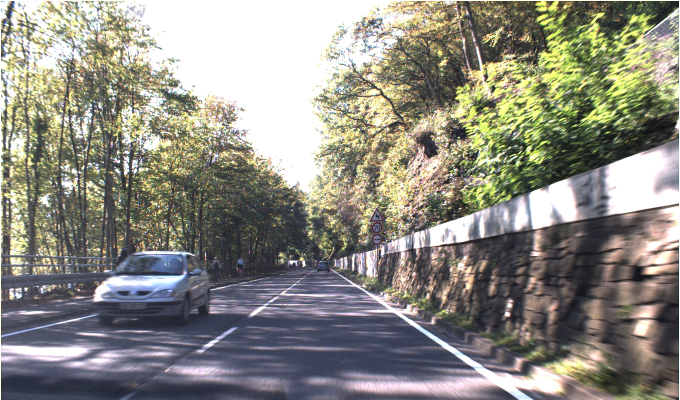
#> input picture project/TrainIJCNN2013/00003.ppm, 1360 x 800 px, found by its file name (shown at 1/2 size)
$ python HOG_features.py   (older library calls are emulated)
#> lines starting #> are read from the running program, lines starting #| are printed output that depends on the picture

import matplotlib.pyplot as plt
import matplotlib.image as mpimg
from scipy.misc import imread
import cv2
import csv
from skimage.feature import hog
from skimage import color, data, exposure


img = mpimg.imread("FullIJCNN2013/00003.ppm")
#> img is the input picture: shape (800, 1360, 3); mean R, G, B 141.3, 139.7, 130.1
image = color.rgb2gray(img)
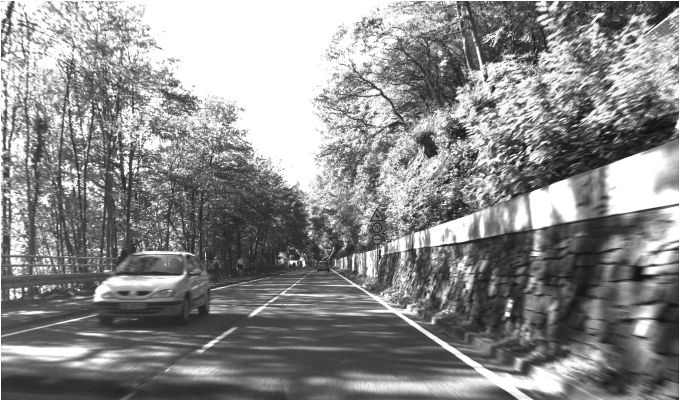
#> image: shape (800, 1360) float64 (shown at 1/2 size); min 0.0628, max 1, mean 0.546
fd, hog_image = hog(image, orientations=8, pixels_per_cell=(16, 16),
                    cells_per_block=(1, 1), visualise=True)
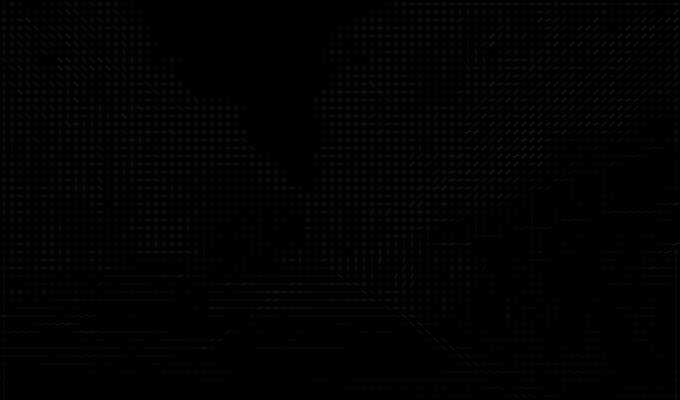
#> hog_image: shape (800, 1360) float64 (shown at 1/2 size); min 0, max 0.35, mean 0.00614

fig, (ax1, ax2) = plt.subplots(1, 2, figsize=(8, 4), sharex=True, sharey=True)

ax1.axis('off')
ax1.imshow(image, cmap=plt.cm.gray)
ax1.set_title('Input image')
ax1.set_adjustable('box-forced')

# Rescale histogram for better display
hog_image_rescaled = exposure.rescale_intensity(hog_image, in_range=(0, 0.02))
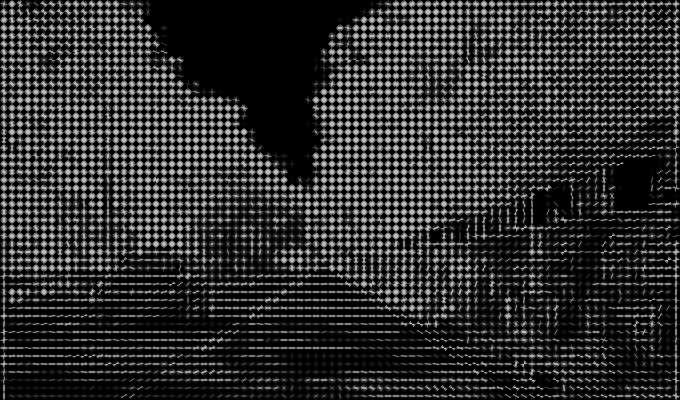
#> hog_image_rescaled: shape (800, 1360) float64 (shown at 1/2 size); min 0, max 1, mean 0.183

ax2.axis('off')
ax2.imshow(hog_image_rescaled, cmap=plt.cm.gray)
ax2.set_title('Histogram of Oriented Gradients')
ax1.set_adjustable('box-forced')
plt.show()
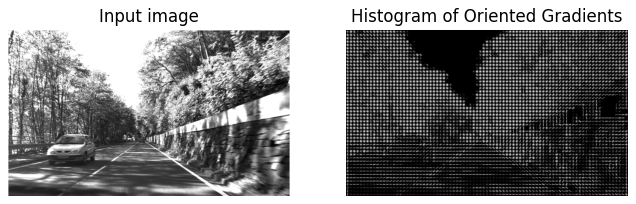
#> figure drawn by matplotlib, 2 panels


# function for reading the images
# arguments: path to the traffic sign data, for example './GTSRB/Training'
# returns: list of images, list of corresponding labels
def load_data(rootpath="datasets/GTSRB/Final_Training/Images",cut_roi=True):
    '''Reads traffic sign data for German Traffic Sign Recognition Benchmark.

    Arguments: path to the traffic sign data, for example './GTSRB/Training'
    Returns:   list of images, list of corresponding labels'''
    # class prohibitory signs (circular ,white background/red border)
    classes = np.array([0, 1, 2, 3, 4, 5, 7, 8, 9, 10, 15, 16])
    X = [] # images
    labels = [] # corresponding labels
    # loop over all classes
    for c in range(len(classes)):
        prefix = rootpath + '/' + format(classes[c], '05d') + '/' # subdirectory for class
        gtFile = open(prefix + 'GT-'+ format(classes[c], '05d') + '.csv') # annotations file
        gtReader = csv.reader(gtFile, delimiter=';') # csv parser for annotations file
        gtReader.next() # skip header
        # loop over all images in current annotations file
        for row in gtReader:
            X.append(plt.imread(prefix + row[0])) # the 1th column is the filename
            labels.append(row[7]) # the 8th column is the label
        gtFile.close()
    return X, labels

$ run again, with project/TrainIJCNN2013/00010.ppm copied over project/TrainIJCNN2013/00003.ppm
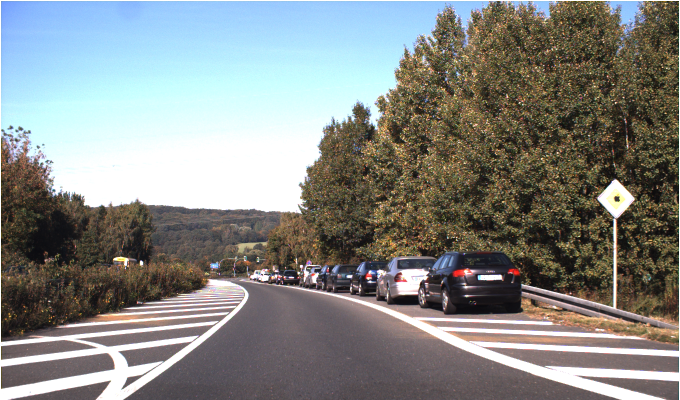
#> input picture project/TrainIJCNN2013/00010.ppm, 1360 x 800 px, found by its file name (shown at 1/2 size)
#> img is the input picture: shape (800, 1360, 3); mean R, G, B 132.4, 134.5, 131.7
#> `hog_image_rescaled = exposure.rescale_intensity(hog_image, in_range=(0..`:
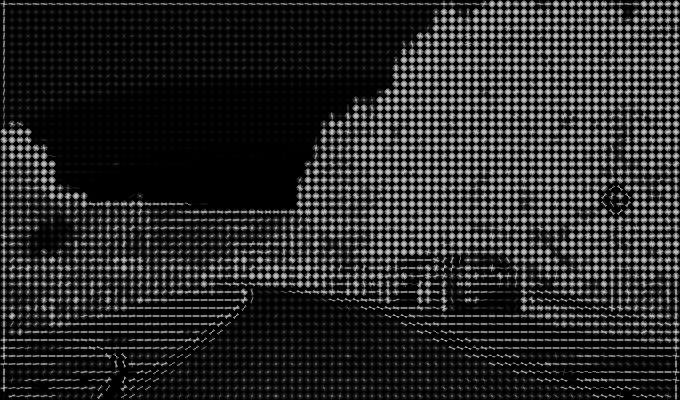
#> hog_image_rescaled: shape (800, 1360) float64 (shown at 1/2 size); min 0, max 1, mean 0.158
#> `plt.show()`:
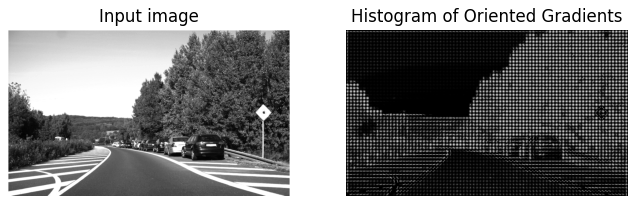
#> figure drawn by matplotlib, 2 panels

$ run again, with project/TrainIJCNN2013/00024.ppm copied over project/TrainIJCNN2013/00003.ppm
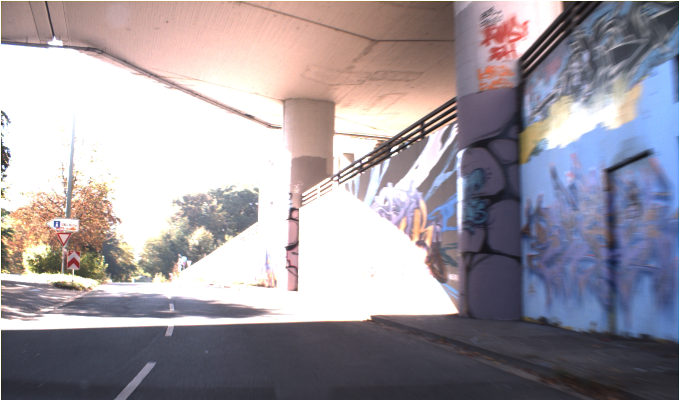
#> input picture project/TrainIJCNN2013/00024.ppm, 1360 x 800 px, found by its file name (shown at 1/2 size)
#> img is the input picture: shape (800, 1360, 3); mean R, G, B 160.6, 154, 161.4
#> `hog_image_rescaled = exposure.rescale_intensity(hog_image, in_range=(0..`:
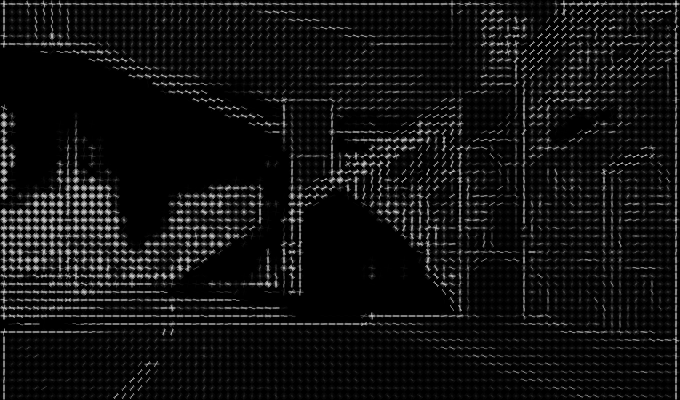
#> hog_image_rescaled: shape (800, 1360) float64 (shown at 1/2 size); min 0, max 1, mean 0.0668
#> `plt.show()`:
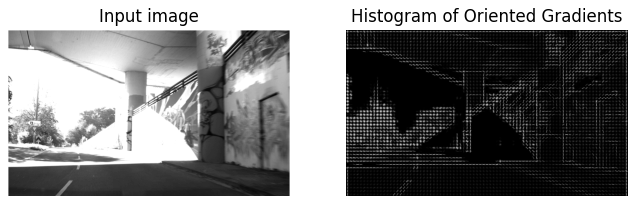
#> figure drawn by matplotlib, 2 panels
